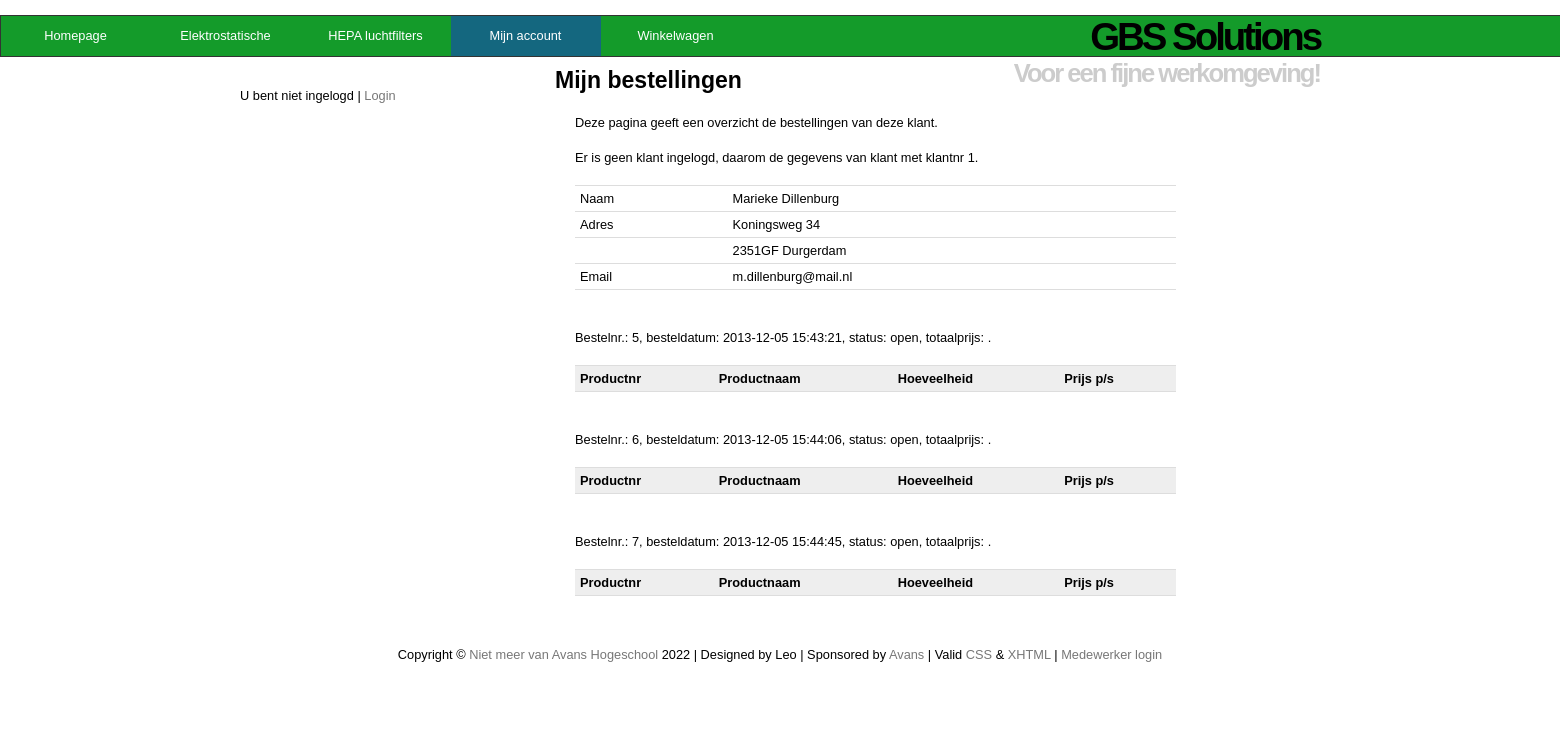
Screenshot of /bestellingenbeheer.php with the database file from the repository.
### tables this page shows
CREATE TABLE `klant` (
  `klantnr` int(10) UNSIGNED NOT NULL,
  `naam` varchar(50) NOT NULL,
  `adres` varchar(40) NOT NULL,
  `postcode` varchar(7) NOT NULL,
  `plaats` varchar(40) NOT NULL,
  `emailadres` varchar(60) NOT NULL,
  `password` char(40) NOT NULL
);

CREATE TABLE `bestelling` (
  `bestelnummer` int(10) NOT NULL,
  `klantnummer` int(6) NOT NULL,
  `besteldatum` timestamp NOT NULL DEFAULT current_timestamp(),
  `status` enum('open','betaald','verzonden') DEFAULT 'open',
  `totaalprijs` decimal(5,2) DEFAULT NULL
);

### bestellingenbeheer.php (the view, shortened to what this page needs)
<?php
echo "<h1>Mijn bestellingen</h1>\n";
echo "<p>Deze pagina geeft een overzicht de bestellingen van deze klant.</p>";
if (!empty($_SESSION['klantnr'])) {
	$klantnr = $_SESSION['klantnr'];
} else {
	echo "<p>Er is geen klant ingelogd, daarom de gegevens van klant met klantnr 1.</p>";
	$klantnr = 1;
}
$conn = mysqli_connect(DB_HOST, DB_USER, DB_PASSWORD, DB_NAME);
$sql = "SELECT `naam`, `adres`, `postcode`, `plaats`, `emailadres` FROM `klant` WHERE `klantnr`='$klantnr';";
if( !($result = mysqli_query($conn, $sql)) ) {
	echo "<p>Geen resultaten gevonden.</p>\n";
} else {
	$row = mysqli_fetch_array($result);
	echo "<table>\n" ;
	echo "<tr><td>Naam</td><td>".$row["naam"]."</td></tr>\n" ;
	echo "<tr><td>Adres</td><td>".$row["adres"]."</td></tr>\n" ;
	echo "<tr><td>&nbsp;</td><td>".$row["postcode"]."&nbsp;".$row['plaats']."</td></tr>\n" ;
	echo "<tr><td>Email</td><td>".$row["emailadres"]."</td></tr>\n" ;
	echo "</table>\n" ;
}
$sql = "SELECT `bestelnummer`, `besteldatum`, `status`, `totaalprijs` FROM `bestelling` WHERE `klantnummer`='$klantnr';";
if( !($result = mysqli_query($conn, $sql)) ) {
	echo "<p>Geen bestellingen gevonden.</p>\n";
} else {
	while($row = mysqli_fetch_array($result)) {
		echo "<p>Bestelnr.: ".$row["bestelnummer"].", besteldatum: ".$row["besteldatum"].", status: ".$row["status"].", totaalprijs: ".$row["totaalprijs"].".</p>";
		$sqlbestelregel = "SELECT
			`bestelregel`.`productnummer`,
			`product`.`productnaam`,
			`bestelregel`.`productprijs`,
			`bestelregel`.`aantal_besteld`
			FROM `bestelregel`, `product`
			WHERE `bestelregel`.`bestelnummer`='".$row["bestelnummer"]."'
			GROUP BY `bestelregel`.`productnummer`;";
		if( !($regels = mysqli_query($conn, $sqlbestelregel)) ) {
			echo "<p>Geen producten gevonden.</p>\n";
		} else {
			echo "\n<table>\n<thead><th>Productnr</th><th>Productnaam</th><th>Hoeveelheid</th><th>Prijs p/s</th></tr></thead>\n<tbody>";
			echo "</tbody></table>\n" ;
		}
	}
}
?>

### includes/style.css (style rules this page uses)
* { border:0; margin:0; padding:0; }
#navigation { background:#149b2a; border:1px solid #333333; margin:0 auto; width:1855px; height:40px; list-style:none; }
a { color:#777; text-decoration:none; }
body { background:#ffffffe5; color:#000000; font:0.8em Arial, Helvetica, "bitstream vera sans", sans-serif; }
#header { height:0px; margin:0 auto; width: 1080px; }
#header h1 { color:#000000; font-size:300%; letter-spacing:-3px; text-align:right; padding:0px; margin-bottom:0px; }
#header h2 { color:#CCC; font-size:200%; letter-spacing:-2px; text-align:right; }
#navigation li { border-right: 1px solid #1713f500; float:left; width:149px; list-style:none; }
#navigation a { color:#ffffff; display:block; line-height:40px; text-align:center; }
#navigation .active { background:#1519fc67; color:#ffffff; }
#content { margin: 0 auto; padding: 0 0 20px; width: 751px; overflow: auto }
#content h1 { border-bottom:1px dashed #ffffff; font-size:1.8em; padding:10px 0 0; }
#content p { padding:20px 20px 0; }
#footer { border-top:1px solid #ffffff; height:50px; margin:0 auto; padding:10px; text-align:center; width:1080px; }
table, td, th { border-top: 1px solid #ddd; border-bottom: 1px solid #ddd; font-size: 1.0em; }
table { width: 80%; margin: 20px; border-collapse: collapse; text-align: left; }
th { background-color: #eee; color: black; height: 20px; padding: 5px; }
td { height: 25px; vertical-align: bottom; padding: 5px; }
ul { list-style-type: none; }

### rows the page displays
klant: naam "Marieke Dillenburg", adres "Koningsweg 34", postcode "2351GF", plaats "Durgerdam", emailadres "m.dillenburg@mail.nl"
bestelling: bestelnummer "5", besteldatum "2013-12-05 15:43:21", status "open"
bestelling: bestelnummer "6", besteldatum "2013-12-05 15:44:06", status "open"
bestelling: bestelnummer "7", besteldatum "2013-12-05 15:44:45", status "open"
